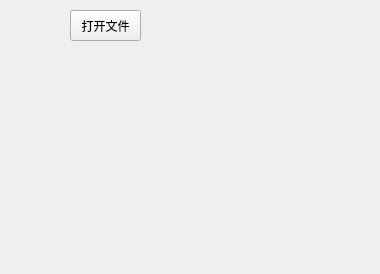
<?xml version="1.0" encoding="UTF-8"?>
<ui version="4.0">
 <class>Widget</class>
 <widget class="QWidget" name="Widget">
  <property name="geometry">
   <rect>
    <x>0</x>
    <y>0</y>
    <width>380</width>
    <height>274</height>
   </rect>
  </property>
  <property name="windowTitle">
   <string>Widget</string>
  </property>
  <widget class="QLabel" name="label">
   <property name="geometry">
    <rect>
     <x>60</x>
     <y>80</y>
     <width>261</width>
     <height>151</height>
    </rect>
   </property>
   <property name="text">
    <string/>
   </property>
  </widget>
  <widget class="QPushButton" name="pushButton">
   <property name="geometry">
    <rect>
     <x>70</x>
     <y>10</y>
     <width>71</width>
     <height>31</height>
    </rect>
   </property>
   <property name="text">
    <string>打开文件</string>
   </property>
  </widget>
 </widget>
 <resources/>
 <connections/>
</ui>
